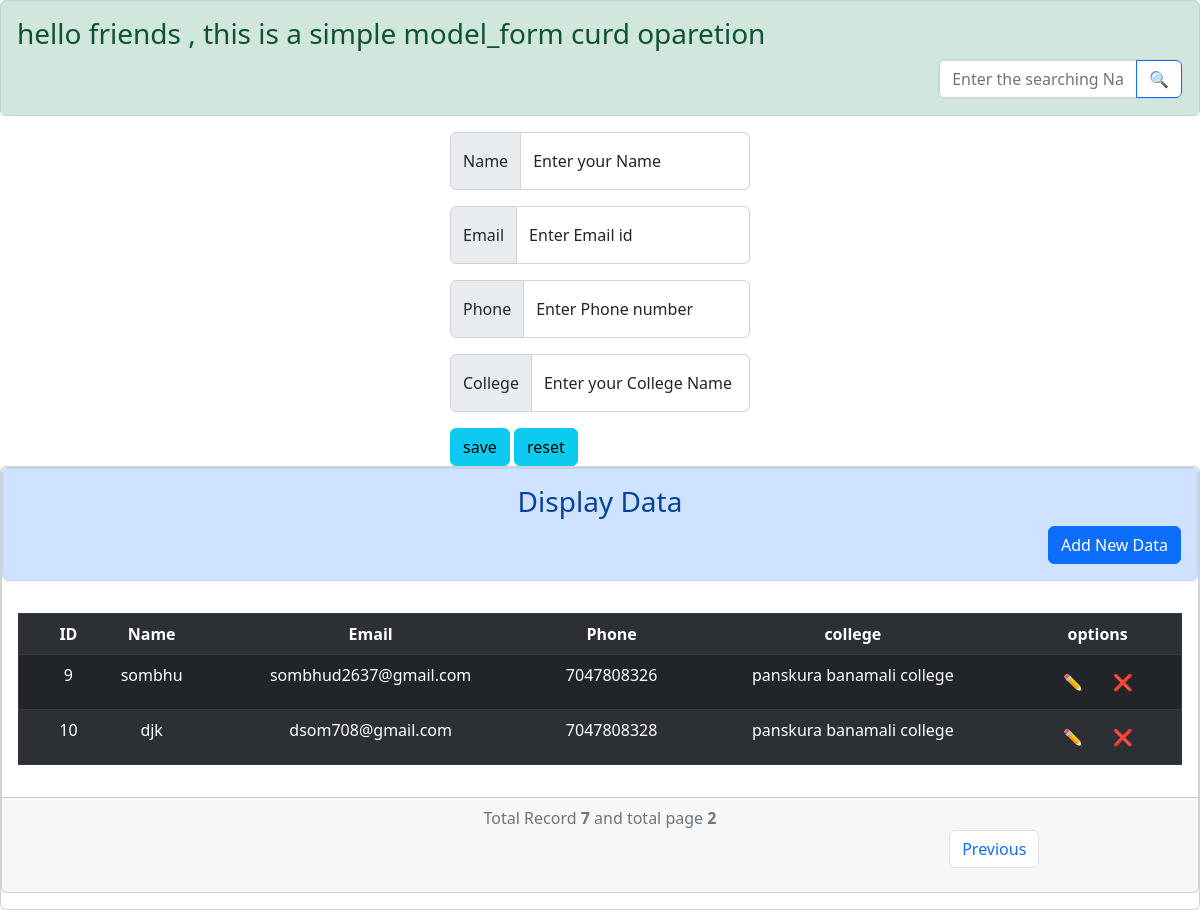
Screenshot of /?page=2 with the database file from the repository.
### p1/models.py (models this page shows)
class curd(models.Model):
	name=models.CharField(max_length=70)
	email=models.EmailField(max_length=80)
	phone=models.IntegerField()
	college=models.CharField(max_length=200)

### p1/views.py (the view)
# urls.py: path('' , views.show , name='show'),
def show(request):
	display=curd.objects.all() #return all record in database
	form=pr2() #return form
	logic=Paginator(display,5) #set logic
	s=logic.count
	p=logic.num_pages
	page_number=request.GET.get('page') #put data in page variable using GET method
	pagination=logic.get_page(page_number) #show page as your wish .
	return render(request , "index.html" , {  'form':form , 'data':pagination , 's': s ,'p':p })

### p1/forms.py
class pr2(forms.ModelForm):
	class Meta:
		model=curd
		fields= ("name" , "email", "phone", "college")
		widgets={
		  'name':forms.TextInput(attrs={'class':'form-control' , 'id':'floatingInputGroup1' ,'placeholder':'Name'}),
		  'email':forms.EmailInput(attrs={'class':'form-control' ,'id':'floatingInputGroup1' ,'placeholder':'Email'}),
		  'phone':forms.NumberInput( attrs={'class':'form-control' ,'id':'floatingInputGroup1' ,'placeholder':'Phone'}),
		  'college':forms.TextInput(attrs={'class':'form-control','id':'floatingInputGroup1' ,'placeholder':'college'}),
		}

### p1/templates/index.html (shortened to what this page needs)
<!doctype html>
<html lang="en">
  <head>
    <link href="https://cdn.jsdelivr.net/npm/bootstrap@5.2.3/dist/css/bootstrap.min.css" rel="stylesheet">
  </head>
  <body>
    <div class="curd">
     <div class="alert alert-success" role="alert">
   <h3>hello friends , this is a simple model_form curd oparetion</h3>
  <form  style="margin-left: 79%; " class="card text-center" method="POST" action="{% url 'search' %}">
    <div class="input-group">
  <input type="text"  class="form-control" placeholder="Enter the searching Name"  aria-describedby="button-addon2" name="search">
  <button class="btn btn-outline-primary" type="submit" id="button-addon2">🔍</button></div>
</form>
  </div>
    <form method="POST" action="{% url 'add'%}" class="col-sm-3 mx-auto" >
     <div class="input-group mb-3" aria-label="Small button group">
  <span class="input-group-text">Name</span>
  <div class="form-floating">
    {{form.name}}
    <label for="floatingInputGroup1">Enter your Name</label>
  </div>
</div>
<div class="input-group mb-3">
  <span class="input-group-text">Email</span>
  <div class="form-floating">
    {{form.email}}
    <label for="floatingInputGroup1">Enter Email id</label>
  </div>
</div>
<div class="input-group mb-3">
  <span class="input-group-text">Phone</span>
  <div class="form-floating">
   {{form.phone}}
    <label for="floatingInputGroup1">Enter Phone number</label>
  </div>
</div>
<div class="input-group mb-3">
  <span class="input-group-text">College</span>
  <div class="form-floating">
    {{form.college}}
    <label for="floatingInputGroup1"> Enter your College Name</label>
  </div>
</div>
    <button type="submit" class="btn btn-info" onclick="">save</button>
      <button type="reset" class="btn btn-info" >reset</button>
    </form>
  </div>
<div class="card">
    <div class="card text-center">
  <div  class="alert alert-primary" role="alert">
   <h3> Display Data</h3>
<div  class="text-end">
 <button  class="btn btn-primary" type="button" data-bs-toggle="offcanvas" data-bs-target="#offcanvasTop" aria-controls="offcanvasTop">Add New Data</button> </div>
  </div>
 {% block show%}
  <div class="card-body">
     <table border="" class="table table-dark table-striped">
        <th align="text-center">
          <td ><b>ID</b></td>
          <td ><b>Name</b></td>
          <td ><b>Email</b></td>
          <td ><b>Phone</b></td>
          <td><b>college</b></td>
          <td><b>options</b></td>
        </th>
          {% for i in data %}
        <tr>
            <td></td>
            <td>{{ i.id}}</td>
            <td>{{ i.name }}</td>
            <td>{{i.email}}</td>
            <td>{{i.phone}}</td>
            <td>{{i.college}}</td>
            <td>
              <span class="inline">
              <form  method="POST" action="{% url 'edit' i.id%}">
                  <button class="btn btn-outline-none" type="submit" >✏️</button>
             </form></span>
               <span class="inline">
               <button class="btn btn-outline-none" type="button" data-bs-toggle="offcanvas" data-bs-target="#offcanvasBottom" aria-controls="offcanvasBottom">❌</button>
                  </span>
                  </div>
                 </div>
            {% endfor %}
  {% endblock %}
  <div class="card-footer text-muted">
{% block page%}
<nav aria-label="Page navigation example " style="">
   {% if s > 0 %}
  <div> Total Record <b> {{s}} </b>  and total page  <b>{{p}} </b> </div>
  <div style="margin-left:80%">
  <ul class="pagination">
    {% if data.has_previous%}
    <li class="page-item"><a class="page-link" href="/?page={{ data.previous_page_number}}">Previous</a></li>
    {%endif %}
  </ul>
</div>
{% else %}
<div class="alert alert-danger d-flex align-items-center " role="alert">
  <div style="margin-left:45%">
    <b>⚠  Record not found</b>
  </div>
</div>
{% endif %}
</nav>
{%endblock%}
  </div>
    <div class="col-sm-5">
    </div>
  </body>
</html>

### p1/templates/index.html (style rules this page uses)
* { background: ; padding: 0; margin: 0; box-sizing: border-box; }
span.inline { border: ; display:inline-block; }

### rows the page displays
curd: id "9", name "sombhu", email "sombhud2637@gmail.com", phone "7047808326", college "panskura banamali college"
curd: id "10", name "djk", email "dsom708@gmail.com", phone "7047808328", college "panskura banamali college"

### other values shown
{{ s }} "7"
{{ p }} "2"
